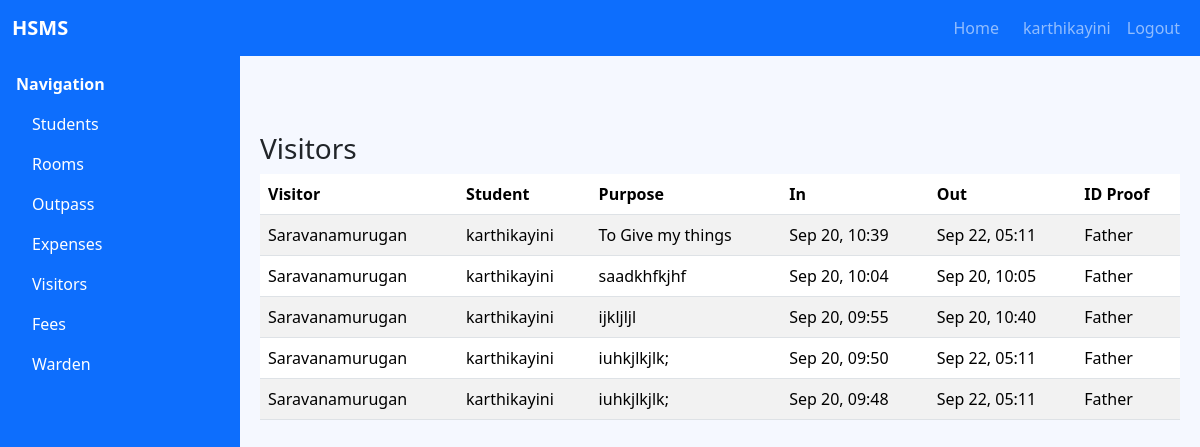
The app's page /visitors/ (signed in) with its own data.
### accounts/models.py (models this page shows, shortened)
class User(AbstractUser):
    class Roles(models.TextChoices):
        STUDENT = "student", "Student"
        WARDEN = "warden", "Warden"
        ADMIN = "admin", "Admin"
    role = models.CharField(
        max_length=20,
        choices=Roles.choices,
        default=Roles.STUDENT,
        help_text="Role for role-based access control",
    )
    reg_no = models.CharField(
        max_length=50,
        blank=True,
        null=True,
        help_text="Registration number for students (optional for staff)",
        unique=False,
    )

### visitors/models.py (models this page shows, shortened)
class Visitor(models.Model):
    student = models.ForeignKey(settings.AUTH_USER_MODEL, on_delete=models.CASCADE, related_name='visitors')
    visitor_name = models.CharField(max_length=120)
    purpose = models.CharField(max_length=200)
    in_time = models.DateTimeField()
    out_time = models.DateTimeField(blank=True, null=True)
    id_proof = models.CharField(max_length=120)

### visitors/views.py (the view)
# urls.py: path('', visitor_list, name='visitors_list'),
@login_required
def visitor_list(request):
    if request.user.is_staff:
        qs = Visitor.objects.select_related('student').order_by('-in_time')
    else:
        qs = Visitor.objects.filter(student=request.user).order_by('-in_time')
    return render(request, 'visitors/list.html', {'visitors': qs})

### visitors/templates/visitors/list.html (shortened to what this page needs)
{% extends 'base.html' %}
{% block content %}
<h3>Visitors</h3>
<div class="table-responsive">
  <table class="table table-striped">
    <thead>
      <tr>
        <th>Visitor</th>
        <th>Student</th>
        <th>Purpose</th>
        <th>In</th>
        <th>Out</th>
        <th>ID Proof</th>
      </tr>
    </thead>
    <tbody>
      {% for v in visitors %}
      <tr>
        <td>{{ v.visitor_name }}</td>
        <td>{{ v.student.username }}</td>
        <td>{{ v.purpose }}</td>
        <td>{{ v.in_time|date:'M d, H:i' }}</td>
        <td>{% if v.out_time %}{{ v.out_time|date:'M d, H:i' }}{% else %}-{% endif %}</td>
        <td>{{ v.id_proof }}</td>
      </tr>
      {% empty %}
      <tr><td colspan="6">No visitors.</td></tr>
      {% endfor %}
    </tbody>
  </table>
  </div>
{% endblock %}

### templates/base.html (shortened to what this page needs)
<!doctype html>
<html>
<head>
  <link href="https://cdn.jsdelivr.net/npm/bootstrap@5.3.3/dist/css/bootstrap.min.css" rel="stylesheet">
  </head>
<body>
  <nav class="navbar navbar-expand-lg navbar-dark bg-primary topbar">
    <div class="container-fluid">
      <a class="navbar-brand fw-semibold" href="/">HSMS</a>
      <div class="collapse navbar-collapse" id="topbarMenu">
        <ul class="navbar-nav ms-auto">
          {% if user.is_authenticated and user.role == 'warden' %}
          <li class="nav-item"><a class="nav-link" href="/warden/dashboard/">Home</a></li>
          {% elif user.is_authenticated and user.role == 'student' %}
          <li class="nav-item"><a class="nav-link" href="/student/dashboard/">Home</a></li>
          {% endif %}
          {% if user.is_authenticated %}
          <li class="nav-item"><a class="nav-link" href="/accounts/profile/">{{ user.username }}</a></li>
          <li class="nav-item"><a class="nav-link" href="/accounts/logout/">Logout</a></li>
          {% else %}
          <li class="nav-item"><a class="nav-link" href="/accounts/login/">Login</a></li>
          <li class="nav-item"><a class="nav-link" href="/accounts/register/">Register</a></li>
          {% endif %}
        </ul>
      </div>
    </div>
  </nav>
  {% block sidebar %}
  <aside class="sidebar d-none d-md-block">
    <div class="p-3">
      <div class="fw-semibold mb-2">Navigation</div>
      <div class="list-group list-group-flush">
        <a href="/students/" class="list-group-item list-group-item-action bg-transparent text-white border-0">Students</a>
        <a href="/rooms/" class="list-group-item list-group-item-action bg-transparent text-white border-0">Rooms</a>
        <a href="/outpass/" class="list-group-item list-group-item-action bg-transparent text-white border-0">Outpass</a>
        <a href="/expenses/" class="list-group-item list-group-item-action bg-transparent text-white border-0">Expenses</a>
        <a href="/visitors/" class="list-group-item list-group-item-action bg-transparent text-white border-0">Visitors</a>
        <a href="/fees/" class="list-group-item list-group-item-action bg-transparent text-white border-0">Fees</a>
        <a href="/warden/" class="list-group-item list-group-item-action bg-transparent text-white border-0">Warden</a>
      </div>
    </div>
  </aside>
  {% endblock %}
  <main class="content">
    {% block content %}{% endblock %}
  </main>
</body>
</html>

### templates/base.html (style rules this page uses)
body { background-color: #f5f8ff; }
.topbar { position: sticky; top: 0; z-index: 1030; }
.sidebar { position: fixed; top: 56px; bottom: 0; left: 0; width: 240px; background-color: #0d6efd; color: #fff; overflow-y: auto; }
.sidebar a { color: #e7efff; text-decoration: none; }
.content { margin-top: 56px; margin-left: 240px; padding: 20px; }

### records on screen
User: username "karthikayini"
Visitor: visitor_name "Saravanamurugan", student.username "karthikayini", purpose "To Give my things", in_time "Sep 20, 10:39", out_time "Sep 22, 05:11", id_proof "Father"
Visitor: visitor_name "Saravanamurugan", student.username "karthikayini", purpose "saadkhfkjhf", in_time "Sep 20, 10:04", out_time "Sep 20, 10:05", id_proof "Father"
Visitor: visitor_name "Saravanamurugan", student.username "karthikayini", purpose "ijkljljl", in_time "Sep 20, 09:55", out_time "Sep 20, 10:40", id_proof "Father"
Visitor: visitor_name "Saravanamurugan", student.username "karthikayini", purpose "iuhkjlkjlk;", in_time "Sep 20, 09:50", out_time "Sep 22, 05:11", id_proof "Father"
Visitor: visitor_name "Saravanamurugan", student.username "karthikayini", purpose "iuhkjlkjlk;", in_time "Sep 20, 09:48", out_time "Sep 22, 05:11", id_proof "Father"
